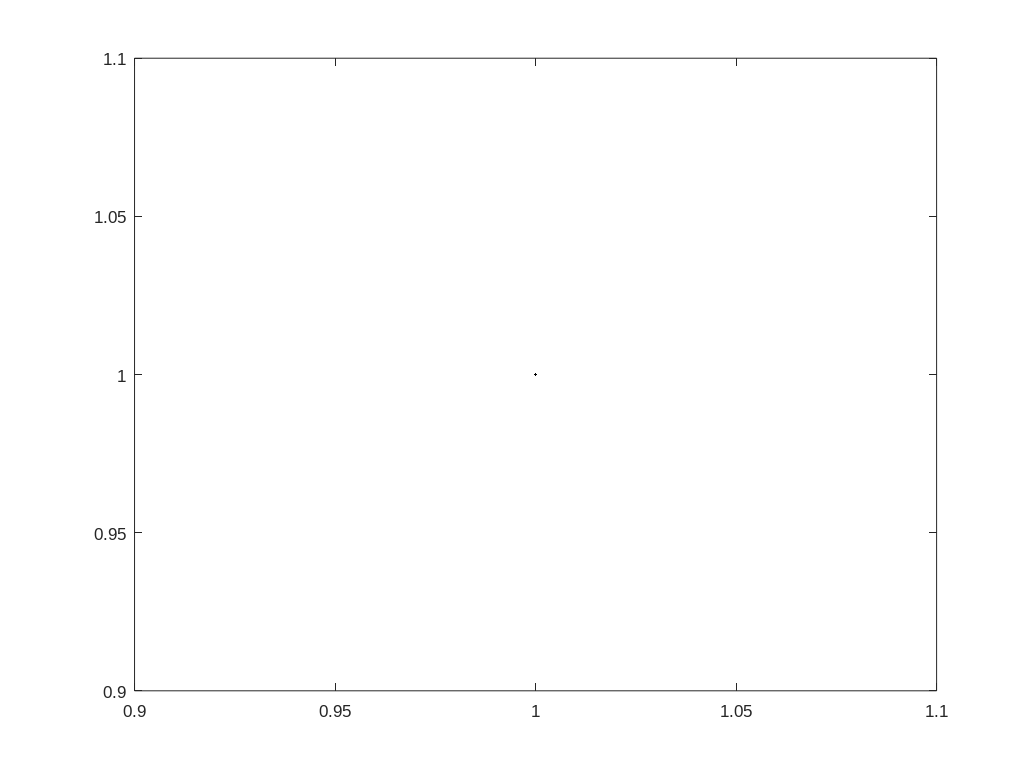

Reproduce this figure in MATLAB.
% check externals 
% matlabpath(['c:\gordon\lib\matlab;' matlabpath]);
% libary isuses in mac
setenv('DYLD_LIBRARY_PATH','');

global lotus_date
global lat_izo
global long_izo
global lat_sco
global long_sco

global Meses
global Month_str
c=fix(clock);

diary(datestr(date));
lotus_date=datenum(1899,12,30);
format compact;
format shortG;
long_izo =-0.287968563;
lat_izo=0.494084967;
lat_sco=0.496939356;
long_sco=-0.283569946;

Meses = ['Ene';'Feb';'Mar';'Apr';'May';'Jun';'Jul';
        'Ago';'Sep';'Oct';'Nov';'Dic'];
 Mes_diaj = [ 1    32    60    91   121   152   182   213   244   274 ...
     305   335 365];
Month_str = ['Jan';'Feb';'Mar';'Apr';'May';'Jun';'Jul';
        'Aug';'Sep';'Oct';'Nov';'Dic'];
Markers=['+';'o';'.';'*';'d';'p';'x';'s';'h';'^';'>';'<';'v'];

% graficos por defecto
% fuente a 14
set(0,'DefaultfigurePaperType','a4');
set(0,'DefaultfigurePaperUnits','centimeters');
set(0,'DefaultfigureColor',[1,1,1]);
%portrait centered no  fill
%set(0,'DefaultfigurePaperOrientation','portrait');
%set(0,'DefaultfigurePaperPosition',[ 7.45 0.63 19.72 14.79]);
%set(0,'DefaultfigurePaperPosition',[ 0.63 7.45 19.72 14.79]);

%lanscape
 set(0,'DefaultfigurePaperOrientation','landscape');
 set(0,'DefaultfigurePaperPosition',[1.6954 0.63452 26.287 19.715]);
 set(0,'DefaultaxesFontName','Arial');
 set(0,'DefaultTextFontSize',10);
 set(0,'DefaultaxesFontSize',12);
 %set(0,'DefaultaxesColorOrder',[0,0,0;0,0,1;1,0,0;0,0,1;1,0.5,0.5;1,0,1]);

set(0,'DefaultaxesColorOrder',[0,0,0;0,0,1;1,0,0;0,1,0;1,0.5,1;0.5,0,0.5]);
%set(0,'DefaultaxesLineStyleOrder', '-o|:x|-|o:|.:|-x|+|:.|:+|:x'); 
set(0,'DefaultaxesLineStyleOrder', '-|:|-.|-+|-x|-o|-*|-s|-d|:.|:+|:x|:o|:*');

%% marker for brewer plot
MK=set(plot(1),'Marker');MK{14}='x';MK(15)=MK(2);MK{16}='p';MK(17)=MK(3);
% 
% blanco y negro%
%set(0,'DefaultaxesColorOrder',[0,0,0;0.25,0.25,0.25]);
%set(0,'DefaultaxesColorOrder',[0,0,0]);
%set(0,'DefaultaxesLineStyleOrder', '-|:|-.|-+|-x|-o|-*|-s|-d|:.|:+|:x|:o|:*');

%eval('cd ..');
%diary(sprintf('%s_%2d%2d',date,c(4),c(5))) 

%opengl autoselect

% set(0,'DefaultFigureWindowStyle','Normal');
% set_figure_toscreen(2)
%set(0,'DefaultFigureWindowStyle','Docked');
%pub.format='latex';
pub.imageFormat='eps' ;
pub.figureSnapMethod='print';% | 'getframe'
pub.useNewFigure=true;
pub.showCode=true;


pwd;